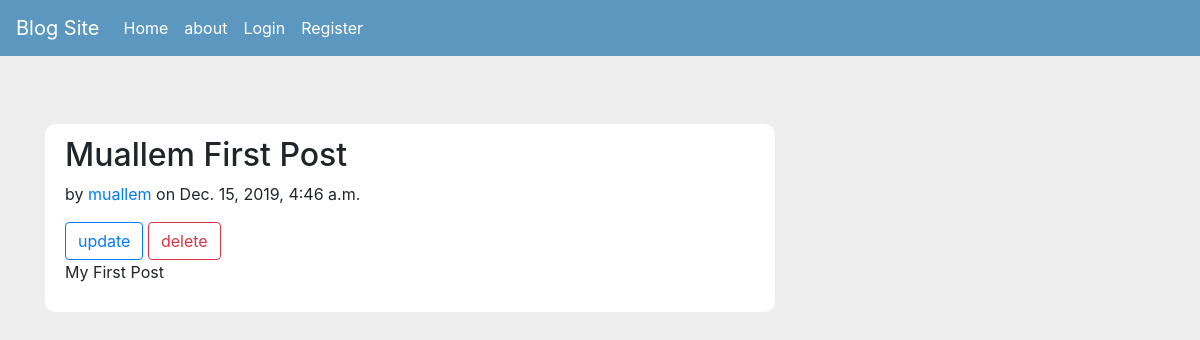
The page /post/8/ on the database its author committed.
### blogs/models.py (models this page shows, shortened)
class post(models.Model):
    title=models.CharField(max_length=200)
    content=models.TextField()
    date_posted=models.DateTimeField(default=timezone.now)
    author=models.ForeignKey(User,on_delete=models.CASCADE)

### blogs/views.py (the view)
# urls.py: path('post/<int:pk>/',PostDetailView.as_view(),name='post-detail'),
class PostDetailView(DetailView):
    model=post

### blogs/templates/blogs/post_detail.html
{% extends 'blogs/base.html'%}
{% block content %}
<div class="blog-section">
<h2 id="head"> {{ object.title }}</h2>
<p> by <a href="#">{{ object.author }}</a> on {{ object.date_posted }}</p>
<a href="{% url 'post-update' object.id %}" class='btn btn-outline-primary'>update</a>
<a href="{% url 'post-delete' object.id %}" class='btn btn-outline-danger'>delete</a></br>
<p id="content">  {{ object.content }}</p>
</div>
{% endblock content%}

### blogs/static/blogs/main.css (style rules this page uses)
.blog-section { background-color: #ffffff; border-radius: 10px; padding: 12px 20px; margin-top: 20px; }
body { background: #eeeeee; }

### rows shown on the page
post: title "Muallem First Post", author "muallem", date_posted "Dec. 15, 2019, 4:46 a.m.", content "My First Post"
